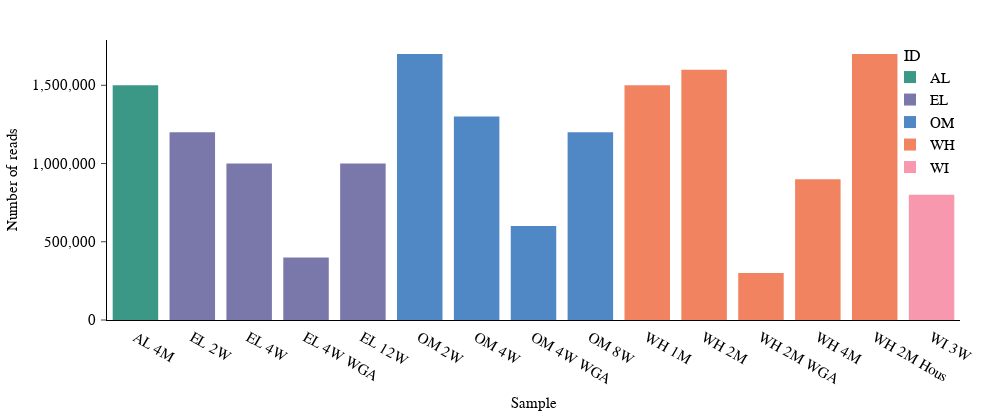

Notebook cell for this chart:
### Markdown cell above
# 10. Bar chart with colored categories using `plotly`

### Code cell
color_labels = [idx.split(" ")[0] for idx in sample_id]
color_dict = {
    label: color
    for label, color in zip(
        set(color_labels), [apc.aster, apc.aegean, apc.amber, apc.seaweed, apc.rose]
    )
}

fig = px.bar(
    x=sample_id,
    y=num_reads,
    color=color_labels,
    color_discrete_map=color_dict,
    title=None,
)

fig.update_layout(
    xaxis_title="Sample",
    yaxis_title="Number of reads",
    legend=dict(title="ID"),
)

apc.plotly.style_plot(fig, categorical_axes="x", monospaced_axes="y")
apc.plotly.style_legend(fig)
apc.plotly.add_commas_to_axis_tick_labels(fig)
apc.plotly.set_figure_dimensions(fig, "full_wide")

fig.show()

### Figure 1 — Plotly figure (JSON) as saved in the notebook; plotly's stock layout.template omitted (floating-point values rounded to 4 significant figures)
{"data": [{"hovertemplate": "color=AL<br>x=%{x}<br>y=%{y}<extra></extra>", "legendgroup": "AL", "marker": {"color": "#3B9886", "pattern": {"shape": ""}}, "name": "AL", "orientation": "v", "showlegend": true, "textposition": "auto", "type": "bar", "x": ["AL 4M"], "xaxis": "x", "y": [1500000], "yaxis": "y"}, {"hovertemplate": "color=EL<br>x=%{x}<br>y=%{y}<extra></extra>", "legendgroup": "EL", "marker": {"color": "#7A77AB", "pattern": {"shape": ""}}, "name": "EL", "orientation": "v", "showlegend": true, "textposition": "auto", "type": "bar", "x": ["EL 2W", "EL 4W", "EL 4W WGA", "EL 12W"], "xaxis": "x", "y": [1200000, 1000000, 400000, 1000000], "yaxis": "y"}, {"hovertemplate": "color=OM<br>x=%{x}<br>y=%{y}<extra></extra>", "legendgroup": "OM", "marker": {"color": "#5088C5", "pattern": {"shape": ""}}, "name": "OM", "orientation": "v", "showlegend": true, "textposition": "auto", "type": "bar", "x": ["OM 2W", "OM 4W", "OM 4W WGA", "OM 8W"], "xaxis": "x", "y": [1700000, 1300000, 600000, 1200000], "yaxis": "y"}, {"hovertemplate": "color=WH<br>x=%{x}<br>y=%{y}<extra></extra>", "legendgroup": "WH", "marker": {"color": "#F28360", "pattern": {"shape": ""}}, "name": "WH", "orientation": "v", "showlegend": true, "textposition": "auto", "type": "bar", "x": ["WH 1M", "WH 2M", "WH 2M WGA", "WH 4M", "WH 2M Hous"], "xaxis": "x", "y": [1500000, 1600000, 300000, 900000, 1700000], "yaxis": "y"}, {"hovertemplate": "color=WI<br>x=%{x}<br>y=%{y}<extra></extra>", "legendgroup": "WI", "marker": {"color": "#F898AE", "pattern": {"shape": ""}}, "name": "WI", "orientation": "v", "showlegend": true, "textposition": "auto", "type": "bar", "x": ["WI 3W"], "xaxis": "x", "y": [800000], "yaxis": "y"}], "layout": {"barmode": "relative", "height": 420, "legend": {"title": {"text": "ID"}, "tracegroupgap": 0}, "width": 1000, "xaxis": {"anchor": "y", "domain": [0, 1], "tickformat": ",", "ticks": "", "title": {"text": "Sample"}}, "yaxis": {"anchor": "x", "domain": [0, 1], "tickfont": {"family": "SuisseIntlMono", "size": 14.5}, "tickformat": ",", "title": {"text": "Number of reads"}}}}
